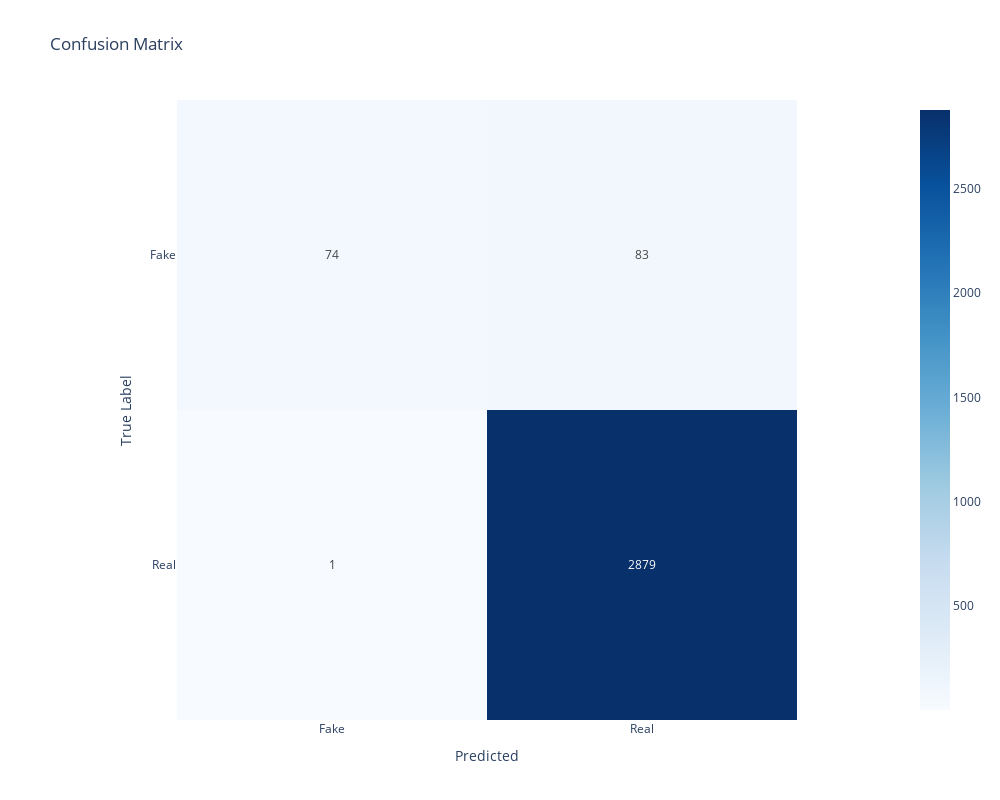

This figure's notebook cell:
### Markdown cell above
### <u>Support Vector Machine</u>

### Code cell
# Créez un objet modèle SVM
svm_model = SVC(kernel='linear', C=1.0, random_state=42)

# Entraînez le modèle sur les données d'entraînement
svm_model.fit(X_train, y_train)

# Faites des prédictions sur l'ensemble de test
y_pred_SVM = svm_model.predict(X_test)

# Display the classification report and confusion matrix
report(y_test, y_pred_SVM, class_labels)

### Figure 1 — Plotly figure (JSON) as saved in the notebook; plotly's stock layout.template omitted (floating-point values rounded to 4 significant figures)
{"data": [{"coloraxis": "coloraxis", "hovertemplate": "Predicted: %{x}<br>True Label: %{y}<br>color: %{z}<extra></extra>", "name": "0", "texttemplate": "%{z}", "type": "heatmap", "x": ["Fake", "Real"], "xaxis": "x", "y": ["Fake", "Real"], "yaxis": "y", "z": [[74, 83], [1, 2879]]}], "layout": {"coloraxis": {"colorscale": [[0, "rgb(247,251,255)"], [0.125, "rgb(222,235,247)"], [0.25, "rgb(198,219,239)"], [0.375, "rgb(158,202,225)"], [0.5, "rgb(107,174,214)"], [0.625, "rgb(66,146,198)"], [0.75, "rgb(33,113,181)"], [0.875, "rgb(8,81,156)"], [1, "rgb(8,48,107)"]]}, "height": 800, "title": {"text": "Confusion Matrix"}, "width": 1000, "xaxis": {"anchor": "y", "constrain": "domain", "domain": [0, 1], "scaleanchor": "y", "title": {"text": "Predicted"}}, "yaxis": {"anchor": "x", "autorange": "reversed", "constrain": "domain", "domain": [0, 1], "title": {"text": "True Label"}}}}
